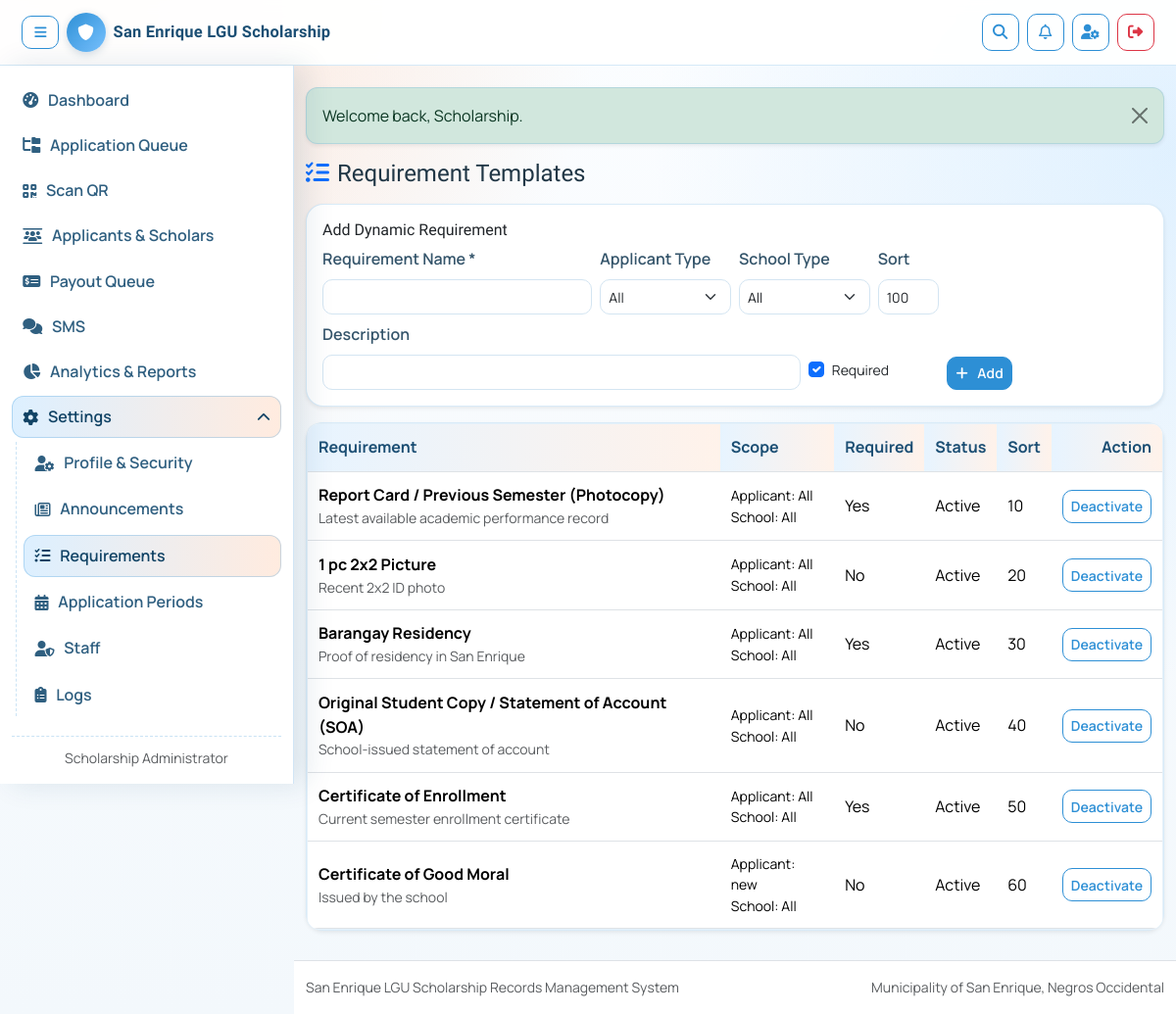
The app's page /admin-only/requirements.php (signed in) with its own data.
### tables this page shows
CREATE TABLE IF NOT EXISTS requirement_templates (
    id INT UNSIGNED AUTO_INCREMENT PRIMARY KEY,
    requirement_name VARCHAR(180) NOT NULL,
    description VARCHAR(255) NULL,
    applicant_type ENUM('new','renew') NULL,
    school_type ENUM('public','private') NULL,
    is_required TINYINT(1) NOT NULL DEFAULT 1,
    is_active TINYINT(1) NOT NULL DEFAULT 1,
    sort_order INT NOT NULL DEFAULT 100,
    created_at TIMESTAMP DEFAULT CURRENT_TIMESTAMP
);

### includes/functions.php (called while the page is built, shortened)
<?php
function e(string $value): string
{
    return htmlspecialchars($value, ENT_QUOTES, 'UTF-8');
}

### admin-only/requirements.php (the view, shortened to what this page needs)
<?php
$conn = $GLOBALS['conn'] ?? null;
$templates = [];
$result = $conn->query("SELECT * FROM requirement_templates ORDER BY sort_order ASC, id ASC");
if ($result instanceof mysqli_result) {
    $templates = $result->fetch_all(MYSQLI_ASSOC);
}
include __DIR__ . '/../includes/header.php';
?>
<h1 class="h4 mb-3"><i class="fa-solid fa-list-check me-2 text-primary"></i>Requirement Templates</h1>
<div class="card card-soft shadow-sm mb-3">
    <div class="card-body">
        <h2 class="h6">Add Dynamic Requirement</h2>
        <form method="post" class="row g-2">
            <div class="col-12 col-md-4">
                <label class="form-label form-label-sm">Requirement Name *</label>
                <input type="text" name="requirement_name" class="form-control form-control-sm" required>
            </div>
            <div class="col-6 col-md-2">
                <label class="form-label form-label-sm">Applicant Type</label>
                <select name="applicant_type" class="form-select form-select-sm">
                    <option value="">All</option>
                </select>
            </div>
            <div class="col-6 col-md-2">
                <label class="form-label form-label-sm">School Type</label>
                <select name="school_type" class="form-select form-select-sm">
                    <option value="">All</option>
                </select>
            </div>
            <div class="col-12 col-md-1">
                <label class="form-label form-label-sm">Sort</label>
                <input type="number" name="sort_order" class="form-control form-control-sm" value="100">
            </div>
            <div class="col-12 col-md-7">
                <label class="form-label form-label-sm">Description</label>
                <input type="text" name="description" class="form-control form-control-sm">
            </div>
            <div class="col-12 col-md-2 d-flex align-items-end">
                <div class="form-check mb-2">
                    <input class="form-check-input" type="checkbox" name="is_required" id="is_required" checked>
                    <label class="form-check-label small" for="is_required">Required</label>
                </div>
            </div>
            <div class="col-12 col-md-3 d-flex align-items-end">
                <button type="submit" class="btn btn-primary btn-sm"><i class="fa-solid fa-plus me-1"></i>Add</button>
            </div>
        </form>
    </div>
</div>
<div class="card card-soft shadow-sm">
    <div class="table-responsive">
        <table class="table align-middle mb-0">
            <thead>
                <tr>
                    <th>Requirement</th>
                    <th>Scope</th>
                    <th>Required</th>
                    <th>Status</th>
                    <th>Sort</th>
                    <th class="text-end">Action</th>
                </tr>
            </thead>
            <tbody>
                <?php foreach ($templates as $row): ?>
                    <tr>
                        <td>
                            <strong><?= e((string) $row['requirement_name']) ?></strong>
                            <div class="small text-muted"><?= e((string) $row['description']) ?></div>
                        </td>
                        <td class="small">
                            Applicant: <?= e((string) ($row['applicant_type'] ?: 'All')) ?><br>
                            School: <?= e((string) ($row['school_type'] ?: 'All')) ?>
                        </td>
                        <td><?= (int) $row['is_required'] === 1 ? 'Yes' : 'No' ?></td>
                        <td><?= (int) $row['is_active'] === 1 ? 'Active' : 'Inactive' ?></td>
                        <td><?= (int) $row['sort_order'] ?></td>
                        <td class="text-end">
                            <form method="post" class="d-inline" data-requirement-name="<?= e((string) $row['requirement_name']) ?>" data-crud-toggle-on="Activate" data-crud-toggle-off="Deactivate">
                                <button type="submit" class="btn btn-outline-primary btn-sm">
                                    <?= (int) $row['is_active'] === 1 ? 'Deactivate' : 'Activate' ?>
                                </button>
                            </form>
                        </td>
                    </tr>
                <?php endforeach; ?>
            </tbody>
        </table>
    </div>
</div>
<?php include __DIR__ . '/../includes/footer.php'; ?>

### assets/css/style.css (style rules this page uses)
:root { --se-blue: #2d8fd5; --se-blue-soft: #e7f4ff; --se-light-blue: #78c2ff; --se-peach: #ffb68a; --se-peach-soft: #fff2ea; --se-navy: #1c4f74; --se-text: #213746; --se-muted: #5f7380; --se-border: #d4e5f2; --se-radius-lg: 18px; --se-radius-md: 12px; --se-shadow-soft: 0 10px 28px rgba(24, 74, 111, 0.08); --se-shadow-soft-hover: 0 12px 32px rgba(24, 74, 111, 0.14); }
*, *::before, *::after { box-sizing: border-box; }
html { font-size: 16px; -webkit-text-size-adjust: 100%; }
body { color: var(--se-text); font-family: "Manrope", "Segoe UI", sans-serif; line-height: 1.55; min-height: 100vh; display: flex; flex-direction: column; overflow-x: hidden; background: radial-gradient(circle at 8% 0%, rgba(255, 182, 138, 0.35), transparent 34%), radial-gradient(circle at 100% 15%, rgba(120, 194, 255, 0.2), transparent 36%), linear-gradient(180deg, #fbfdff 0%, #f3f8fc 100%); }
h1, h2, h3, h4, h5, h6, .navbar-brand { font-family: "Sora", "Manrope", sans-serif; }
a, button, .btn, .form-control, .form-select, .nav-link { transition: all 0.2s ease; }
.btn { border-radius: var(--se-radius-md); min-height: 42px; font-weight: 600; letter-spacing: 0.1px; display: inline-flex; align-items: center; justify-content: center; gap: 0.34rem; }
.btn-sm { min-height: 34px; border-radius: 10px; }
.form-control, .form-select { border-color: var(--se-border); border-radius: var(--se-radius-md); min-height: 44px; }
.form-control-sm, .form-select-sm { min-height: 36px; border-radius: 10px; }
.form-label, .form-label-sm { color: #35556b; font-weight: 600; }
.hero, .card-soft, .table-controls { box-shadow: var(--se-shadow-soft); }
.btn-primary { border-color: var(--se-blue); background-color: var(--se-blue); }
.btn-outline-primary { border-color: var(--se-blue); color: var(--se-blue); }
.card-soft { background: #ffffff; border: 1px solid rgba(45, 143, 213, 0.18); border-radius: var(--se-radius-lg); }
.card-soft .card-body { word-wrap: break-word; }
.table thead th { background: linear-gradient(90deg, var(--se-blue-soft), var(--se-peach-soft)); font-weight: 700; color: var(--se-navy); border-bottom-width: 1px; white-space: nowrap; }
.table td, .table th { vertical-align: middle; padding: 0.72rem 0.68rem; }
.table-responsive { border-radius: 12px; border: 1px solid rgba(45, 143, 213, 0.12); background: #fff; }
.table-responsive > .table { margin-bottom: 0; min-width: 690px; }
@media (min-width: 992px) { body.desktop-sidebar-enabled { --desktop-sidebar-width: 300px; --desktop-topbar-height: 70px; } }

### records on screen
requirement_templates: requirement_name "Report Card / Previous Semester (Photocopy)", description "Latest available academic performance record", applicant_type "All", school_type "All", is_required "Yes", is_active "Active", sort_order "10"
requirement_templates: requirement_name "1 pc 2x2 Picture", description "Recent 2x2 ID photo", applicant_type "All", school_type "All", is_required "No", is_active "Active", sort_order "20"
requirement_templates: requirement_name "Barangay Residency", description "Proof of residency in San Enrique", applicant_type "All", school_type "All", is_required "Yes", is_active "Active", sort_order "30"
requirement_templates: requirement_name "Original Student Copy / Statement of Account (SOA)", description "School-issued statement of account", applicant_type "All", school_type "All", is_required "No", is_active "Active", sort_order "40"
requirement_templates: requirement_name "Certificate of Enrollment", description "Current semester enrollment certificate", applicant_type "All", school_type "All", is_required "Yes", is_active "Active", sort_order "50"
requirement_templates: requirement_name "Certificate of Good Moral", description "Issued by the school", applicant_type "new", school_type "All", is_required "No", is_active "Active", sort_order "60"

### other values on screen
$user['first_name'] . ' ' . $user['last_name'] "Scholarship Administrator"
$message "Welcome back, Scholarship."
